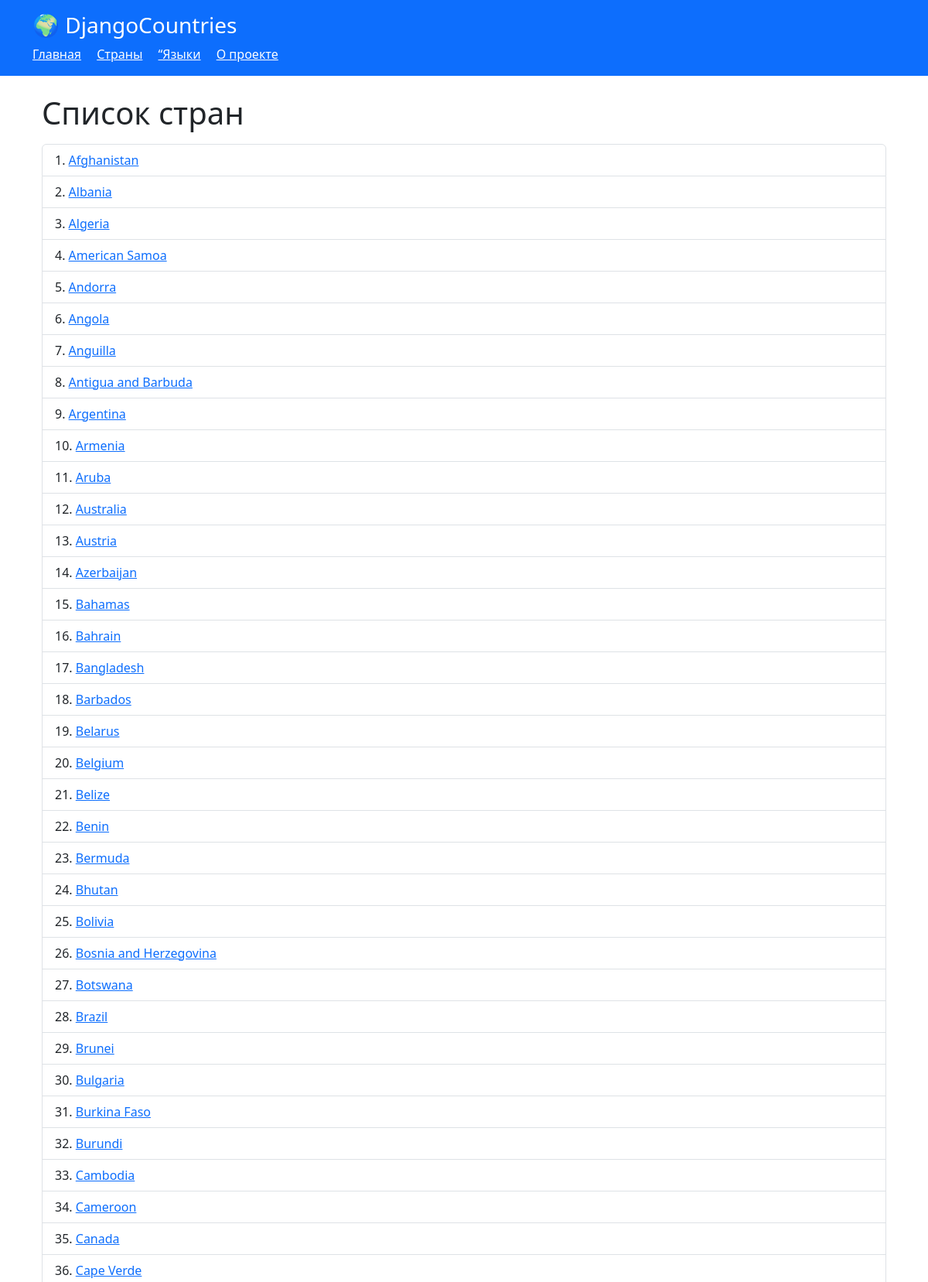
The page /countries/list/ (upper part) on the database its author committed.
### MainApp/models.py (models this page shows, shortened)
class Country(models.Model):
    name = models.CharField(max_length=100, unique=True)
    languages = models.ManyToManyField(Language, related_name='countries')

### MainApp/views.py (the view)
# urls.py: path('countries/list/', views.countries_view, name='countries-list'),
def countries_view(request):
    countries = Country.objects.all().order_by('name')  # все страны из БД
    return render(request, 'countries.html', {'countries': countries})

### MainApp/templates/countries.html (shortened to what this page needs)
{% extends 'base.html' %}
{% block content %}
    <div class="container mt-4">
        <h1 class="mb-3">Список стран</h1>
        <ol class="list-group list-group-numbered">
            {% for item in countries %}
                <li class="list-group-item">
                    <a href="{% url 'country-detail' country_name=item.name %}">
                        {{ item.name }}
                    </a>
                </li>
            {% endfor %}
        </ol>
    </div>
{% endblock %}

### rows shown on the page
Country: name "Afghanistan"
Country: name "Albania"
Country: name "Algeria"
Country: name "American Samoa"
Country: name "Andorra"
Country: name "Angola"
Country: name "Anguilla"
Country: name "Antigua and Barbuda"
Country: name "Argentina"
Country: name "Armenia"
Country: name "Aruba"
Country: name "Australia"
Country: name "Austria"
Country: name "Azerbaijan"
Country: name "Bahamas"
Country: name "Bahrain"
Country: name "Bangladesh"
Country: name "Barbados"
Country: name "Belarus"
Country: name "Belgium"
Country: name "Belize"
Country: name "Benin"
Country: name "Bermuda"
Country: name "Bhutan"
Country: name "Bolivia"
Country: name "Bosnia and Herzegovina"
Country: name "Botswana"
Country: name "Brazil"
Country: name "Brunei"
Country: name "Bulgaria"
Country: name "Burkina Faso"
Country: name "Burundi"
Country: name "Cambodia"
Country: name "Cameroon"
Country: name "Canada"
Country: name "Cape Verde"
